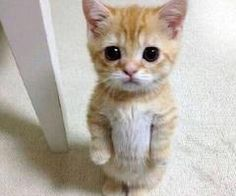
#> input picture py/assets/cat.jpg, 236 x 196 px
$ python cat.py   (Python 2 division)   (older library calls are emulated)
#> lines starting #> are read from the running program, lines starting #| are printed output that depends on the picture
from scipy.misc import imread, imsave, imresize

# Read an JPEG image into a numpy array
img = imread('assets/cat.jpg')
#> img is the input picture: shape (196, 236, 3); mean R, G, B 184.2, 176.4, 166.8
print img.dtype, img.shape  # Prints "uint8 (400, 248, 3)"
#| uint8 (196, 236, 3)

# We can tint the image by scaling each of the color channels
# by a different scalar constant. The image has shape (400, 248, 3);
# we multiply it by the array [1, 0.95, 0.9] of shape (3,);
# numpy broadcasting means that this leaves the red channel unchanged,
# and multiplies the green and blue channels by 0.95 and 0.9
# respectively.
img_tinted = img * [1, 0.35, 0.3]
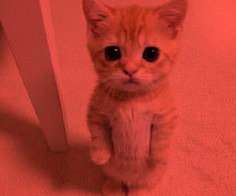
#> img_tinted: shape (196, 236, 3) float64; mean R, G, B 184.2, 61.8, 50

# Resize the tinted image to be 300 by 300 pixels.
img_tinted = imresize(img_tinted, (300, 300))
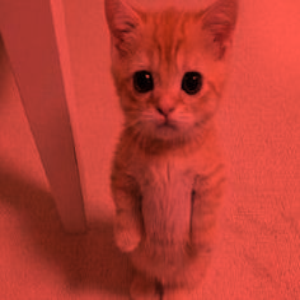
#> img_tinted: shape (300, 300, 3); mean R, G, B 184.2, 61.8, 50.1

# Write the tinted image back to disk
imsave('assets/cat_tinted.jpg', img_tinted)
